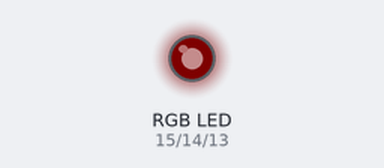
The program below on a simulated MicroPython board. Parts: an RGB LED mixed from three pins (HIGH = lit). Dim RGB values are drawn brighter than linear.

Above: at 0.05 s.
At 1.0 s:
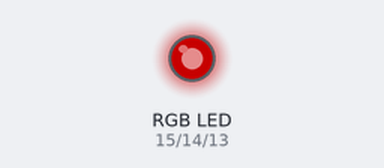
At 1.95 s:
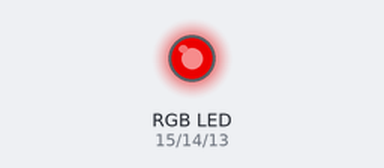
At 3.85 s:
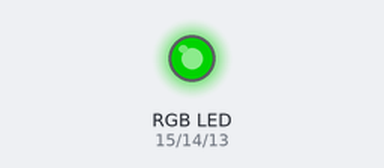
At 5.75 s:
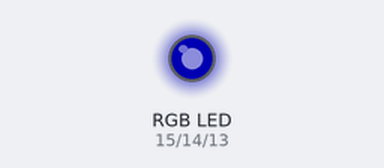
At 7.7 s:
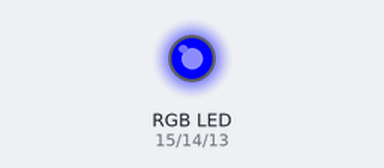
Timing chart, 0 to 10.1 s (numbered marks = the images above):
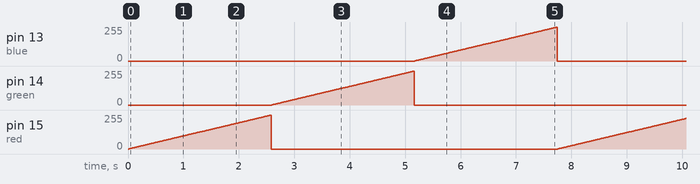

The program:

LED_RGB_Example.py
```python
from machine import Pin, PWM
import time

# Set up PWM for each color
red = PWM(Pin(15))
green = PWM(Pin(14))
blue = PWM(Pin(13))

# Set PWM frequency
red.freq(1000)
green.freq(1000)
blue.freq(1000)

# Function to set RGB color
def set_color(r, g, b):
    # Set duty cycle (0–65535)
    red.duty_u16(r)
    green.duty_u16(g)
    blue.duty_u16(b)

# Example: Fade colors
while True:
    for i in range(0, 65536, 256):  # Gradually increase intensity
        set_color(i, 0, 0)  # Red
        time.sleep(0.01)
    for i in range(0, 65536, 256):
        set_color(0, i, 0)  # Green
        time.sleep(0.01)
    for i in range(0, 65536, 256):
        set_color(0, 0, i)  # Blue
        time.sleep(0.01)
```

Measured:
- by itself, pin 13 (blue), pin 14 (green), pin 15 (red): ramps from 0/255 to 254/255 and jumps back, once every 7.7 s
